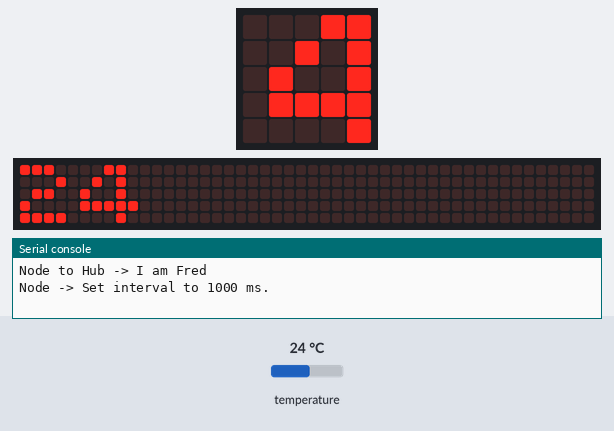
Bench run of a program on a simulated BBC micro:bit running MicroPython. On the bench: the board's 5×5 LED display, a strip that is not on the board, showing the scrolling text unrolled, the last lines printed to the serial console. Inputs (shaded band) come from the test bench; at power-on: temperature 24 °C. The 48×5 strip is a reading aid, not a part: it shows the text the display is scrolling, unrolled, one strip-width of it at a time.

Above: at 1.27 s.
1.3 s: temperature set to 12 °C
At 8.02 s:
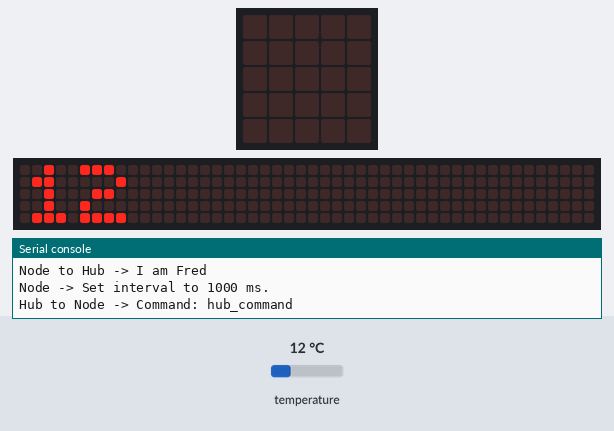
8.3 s: temperature set to 19 °C
At 10.63 s:
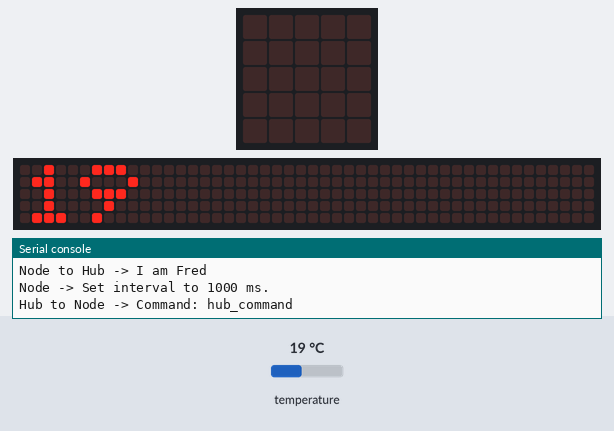
12.0 s: temperature set to 28 °C
At 13.38 s:
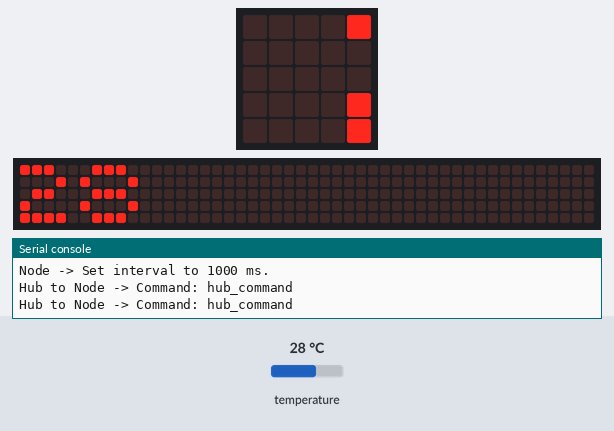

The program:

main.py
```python
from microbit import *
import IoTNode

IoTNode.send_name("Fred")
IoTNode.send_interval(1000)


while True:
    temp = temperature()
    display.scroll("{}".format(temp))

    if IoTNode.command_received("hub_command"):
        display.show("x")

    if IoTNode.variable_requested("temp"):
        temp = temperature()
        IoTNode.send_variable("hello_var", "{}".format(temp))

    if IoTNode.variable_changed("temp"):
        temp = IoTNode.read_variable("temp")
        display.scroll(("{}".format(temp)))

    sleep(500)
```

IoTNode.py
```python
from microbit import running_time


time = running_time()
next_cmd_time = time + 5000
next_var_checked_time = time + 15000
next_var_requested_time = time + 20000


def send_name(name):
    print("Node to Hub -> I am {}".format(name))


def send_interval(interval):
    print("Node -> Set interval to {} ms.".format(interval))


def send_variable(name, value):
    print("Node to Hub -> Send var {} value: {}".format(name, value))


def read_variable(name):
    valueReturned = "value_from_{}".format(name)
    print("Node to Hub -> Read variable '{}': {}".format(name, valueReturned))
    return valueReturned;


def command_received(cmd):
    global next_cmd_time
    received = False
    now = running_time()
    if now > next_cmd_time:
        received = True
        next_cmd_time = now + 5000
        print("Hub to Node -> Command: {}".format(cmd))
    return received


def variable_changed(var):
    global next_var_checked_time
    changed = False
    now = running_time()
    if now > next_var_checked_time:
        changed = True
        next_var_checked_time = now + 15000
        print("Hub to Node -> Command: {}".format(var))
    return changed


def variable_requested(var):
    global next_var_requested_time
    requested = False
    now = running_time()
    if now > next_var_requested_time:
        requested = True
        next_var_requested_time = now + 20000
        print("Hub to Node -> Command: {}".format(var))
    return requested
```
